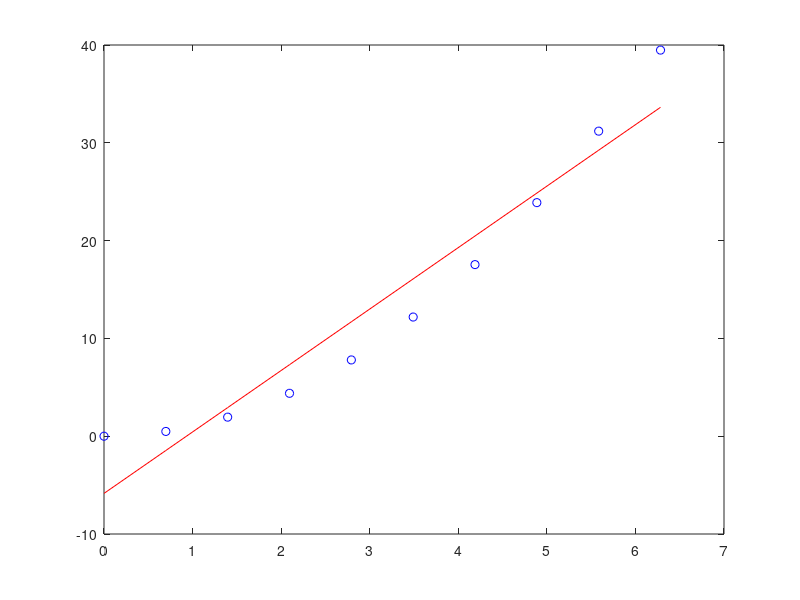

Reproduce this figure in MATLAB.
x = linspace(0,2*pi,10)'; % xvalues to be interpolated
y = x.^2; % function

coeffs = polyfit(x,y,1); % coefficients of polynomial degree one with least squares
ys = polyval(coeffs,x); % evaluate coefficients to get function values

plot(x,y,'bo',x,ys,'r-')